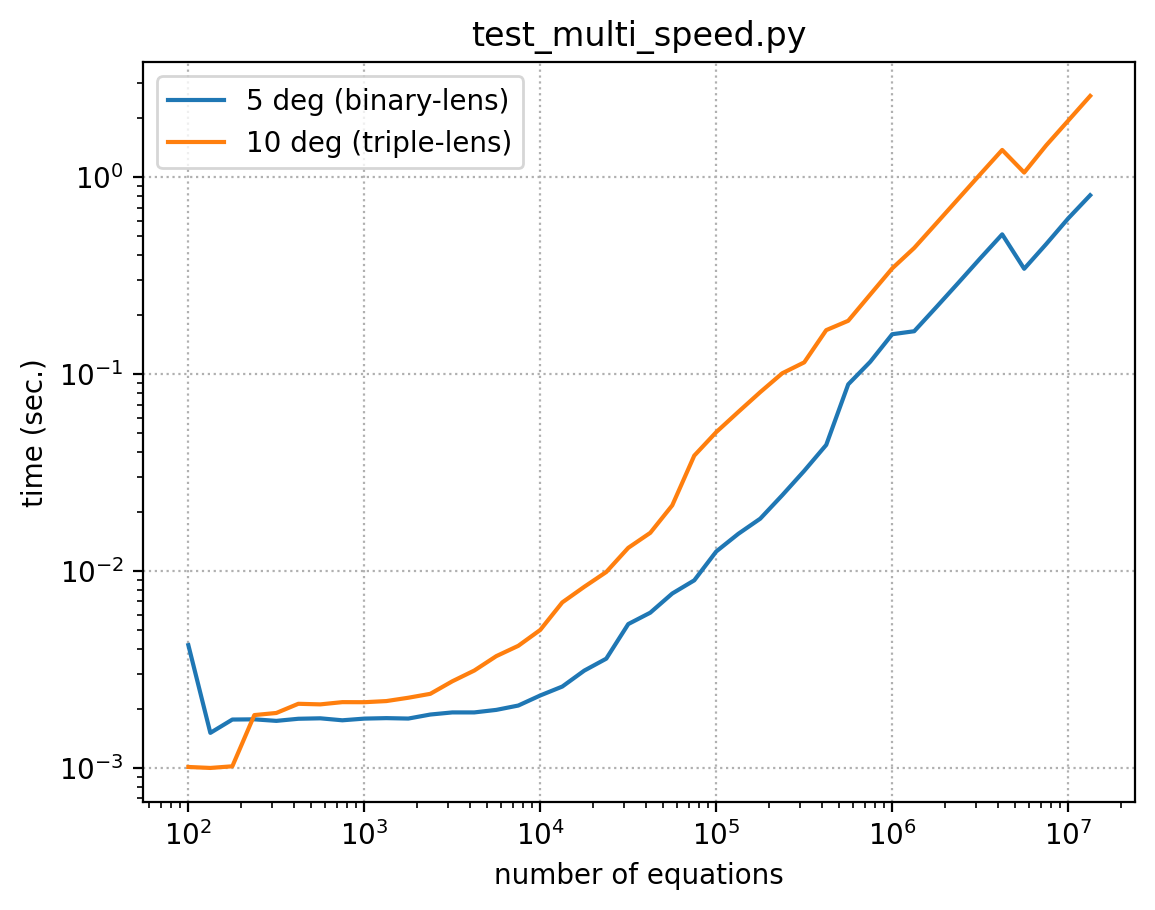

Reproduce this figure in Python.
import jax
import jax.numpy as jnp
import numpy as np
from jax import lax, jit, vmap
from functools import partial
jax.config.update("jax_enable_x64", True)
from microjax.poly_solver import poly_roots_EA_multi
from microjax.poly_solver import poly_roots
import timeit
import time
import matplotlib.pyplot as plt

def generate_coeffs(key, num_coeffs, num_eqs):#, dtype=jnp.complex128):
    real_part = jax.random.uniform(key, (num_eqs, num_coeffs), dtype=jnp.float64, minval=-1, maxval=1)
    imag_part = jax.random.uniform(key, (num_eqs, num_coeffs), dtype=jnp.float64, minval=-1, maxval=1)
    return jnp.array(real_part + 1j * imag_part)

def measure_time(degree, lengths):
    key = jax.random.PRNGKey(0)
    times = []
    for l in lengths:
        key, subkey = jax.random.split(key)
        coeffs_multi = generate_coeffs(subkey, degree, int(l))
        start = time.time()
        roots = poly_roots(coeffs_multi)
        #roots = poly_roots_EA_multi(coeffs_multi)
        roots.block_until_ready()
        #jax.device_get(roots)
        end = time.time()
        print(f"{degree} degree, {l:.1e} equations: {end - start:.3f} sec")
        times.append(end - start)
    return times

lengths = 10**np.arange(3, 7.25, 0.125)

#polyjit(poly_roots_EA_multi)
time6 = measure_time(6, lengths)
time11 = measure_time(11, lengths)
plt.figure()
plt.title("test_multi_speed.py")
plt.plot(lengths, time6)
plt.plot(lengths, time11)
plt.loglog()
plt.legend(["5 deg (binary-lens)","10 deg (triple-lens)"])
plt.grid(ls=":")
plt.xlabel("number of equations")
plt.ylabel("time (sec.)")
plt.savefig("tests/integrate/poly_solve/test_multi_speed.png", dpi=200, bbox_inches="tight")
plt.close()



"""
import jax
import jax.numpy as jnp
import numpy as np
from jax import lax, jit, vmap
from functools import partial
jax.config.update("jax_enable_x64", True)
from microjax.poly_solver import poly_roots_EA, poly_roots_EA_multi
import timeit
import time

def generate_coeffs(key, num_coeffs, num_eqs, dtype=jnp.complex128):
    real_part = jax.random.uniform(key, (num_eqs, num_coeffs), dtype=jnp.float64, minval=-1, maxval=1)
    imag_part = jax.random.uniform(key, (num_eqs, num_coeffs), dtype=jnp.float64, minval=-1, maxval=1)
    return jnp.array(real_part + 1j * imag_part, dtype=dtype)

key = jax.random.PRNGKey(0)
test_deg = 6
lengths = 10**np.arange(4,7.5,0.5)
time6 = []
for l in lengths:
    coeffs_multi = generate_coeffs(key, test_deg, int(l))
    #coeffs_multi = jnp.array([np.random.uniform(-1, 1, test_deg) + 1j * np.random.uniform(-1, 1, test_deg) for i in range(l)])
    start = time.time()
    roots = poly_roots_EA_multi(coeffs_multi)
    jax.device_get(roots)
    end = time.time()
    print("%d degree, %.1e equations: %.3f"%(test_deg, l ,end - start), "sec")
    time6.append(end - start)

test_deg = 11
time11 = []
for l in lengths:
    coeffs_multi = generate_coeffs(key, test_deg, int(l))
    #coeffs_multi = jnp.array([np.random.uniform(-1, 1, test_deg) + 1j * np.random.uniform(-1, 1, test_deg) for i in range(l)])
    start = time.time()
    roots = poly_roots_EA_multi(coeffs_multi)
    jax.device_get(roots)
    end = time.time()
    print("%d degree, %.1e equations: %.3f"%(test_deg, l ,end - start), "sec")
    time11.append(end - start)
#coeffs_multi = jax.random.uniform(key, (length, test_deg), minval=-1.0, maxval=1.0) + 1j * jax.random.uniform(key, (length, test_deg), minval=-1.0, maxval=1.0) 

import matplotlib.pyplot as plt
plt.figure()
plt.plot(lengths, time6)
plt.plot(lengths, time11)
plt.loglog()
plt.legend(["6 deg","11 deg"])
plt.grid(ls=":")
plt.xlabel("number of equations")
plt.ylabel("time (sec.)")
plt.savefig("tests/figs/speed.png",dpi=200,bbox_inches="tight")
plt.close()
"""